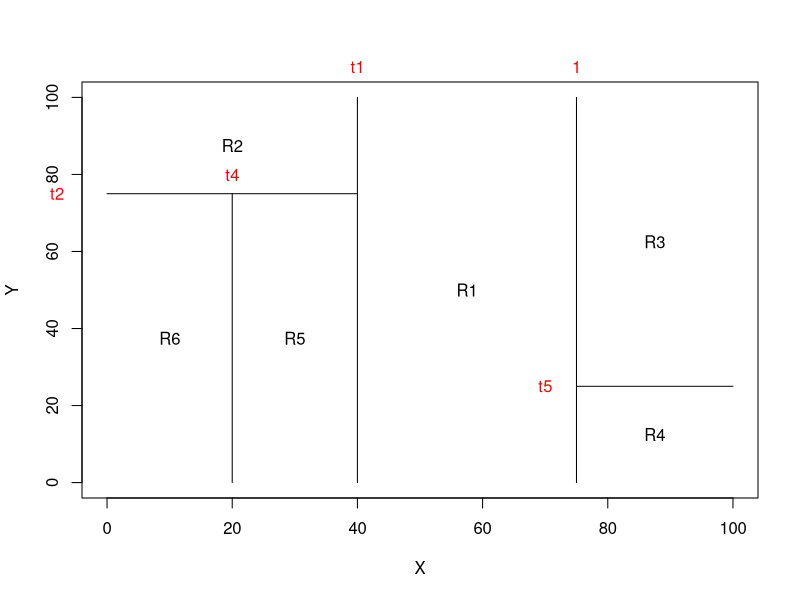

The R script that drew this image:
# Uses Base R: run for plot output

par(xpd = NA)
plot(NA, NA, 
     type = "n",
     xlim = c(0, 100), 
     ylim = c(0, 100), 
     xlab = "X", 
     ylab = "Y")

# t1: x = 40; (40, 0) (40, 100)
lines(x = c(40, 40), 
      y = c(0, 100))
text(x = 40, 
     y = 108, 
     labels = c("t1"), 
     col = "red")

# t2: y = 75; (0, 75) (40, 75)
lines(x = c(0, 40), 
      y = c(75, 75))
text(x = -8, 
     y = 75, 
     labels = c("t2"), 
     col = "red")

# t3: x = 75; (75,0) (75, 100)
lines(x = c(75, 75), 
      y = c(0, 100))
text(x = 75, 
     y = 108, 
     abels = c("t3"), 
     col = "red")

# t4: x = 20; (20,0) (20, 75)
lines(x = c(20, 20), 
      y = c(0, 75))
text(x = 20, 
     y = 80, 
     labels = c("t4"), 
     col = "red")

# t5: y=25; (75,25) (100,25)
lines(x = c(75, 100), 
      y = c(25, 25))
text(x = 70, 
     y = 25, 
     labels = c("t5"), 
     col = "red")

text(x = (40 + 75)/2, 
     y = 50, 
     labels = c("R1"))
text(x = 20, 
     y = (100 + 75)/2, 
     labels = c("R2"))
text(x = (75 + 100)/2, 
     y = (100 + 25)/2, 
     labels = c("R3"))
text(x = (75 + 100)/2, 
     y = 25/2, 
     labels = c("R4"))
text(x = 30, 
     y = 75/2, 
     labels = c("R5"))
text(x = 10, 
     y = 75/2, 
     labels = c("R6"))
